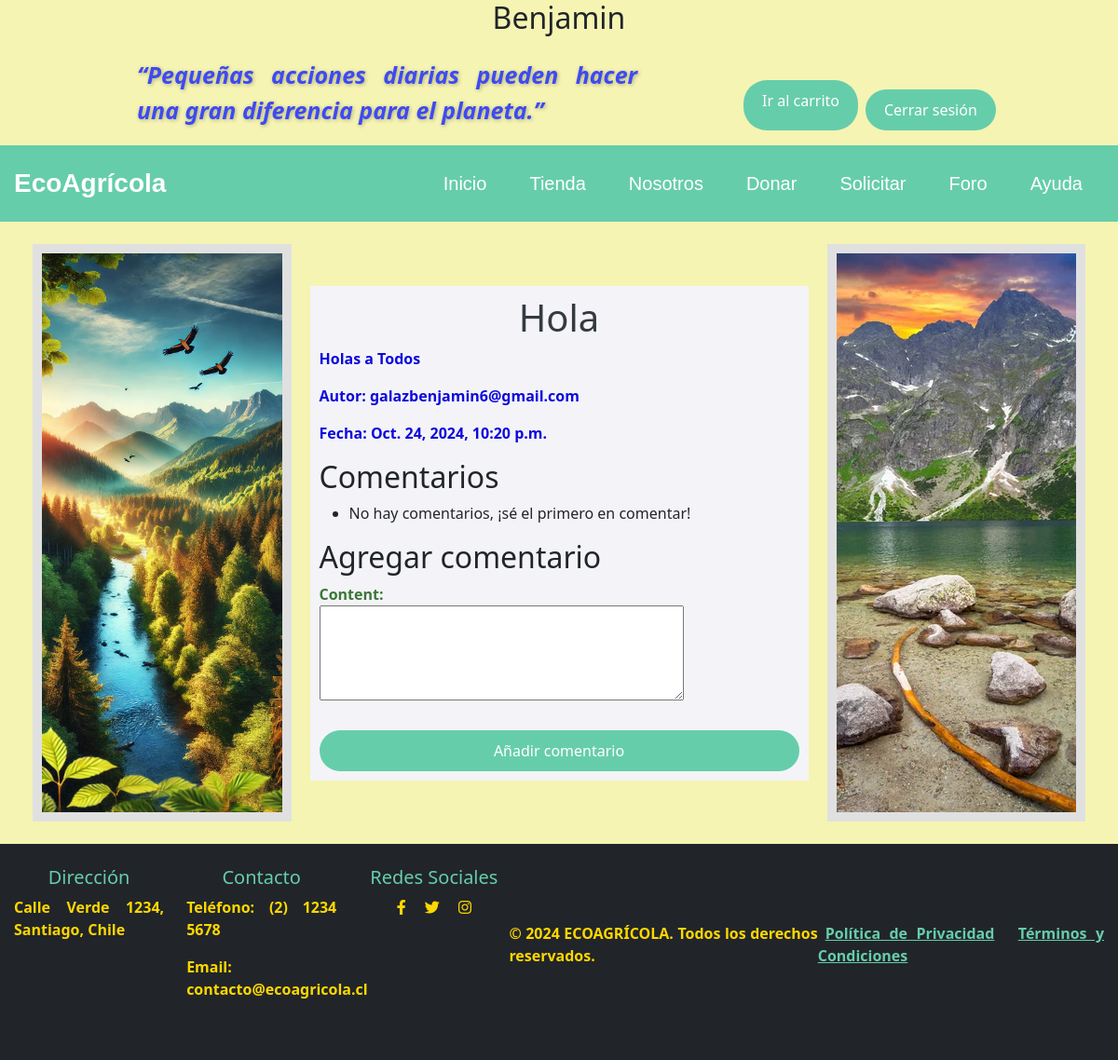
The page /foro/5/ (signed in) on the database as committed earlier.
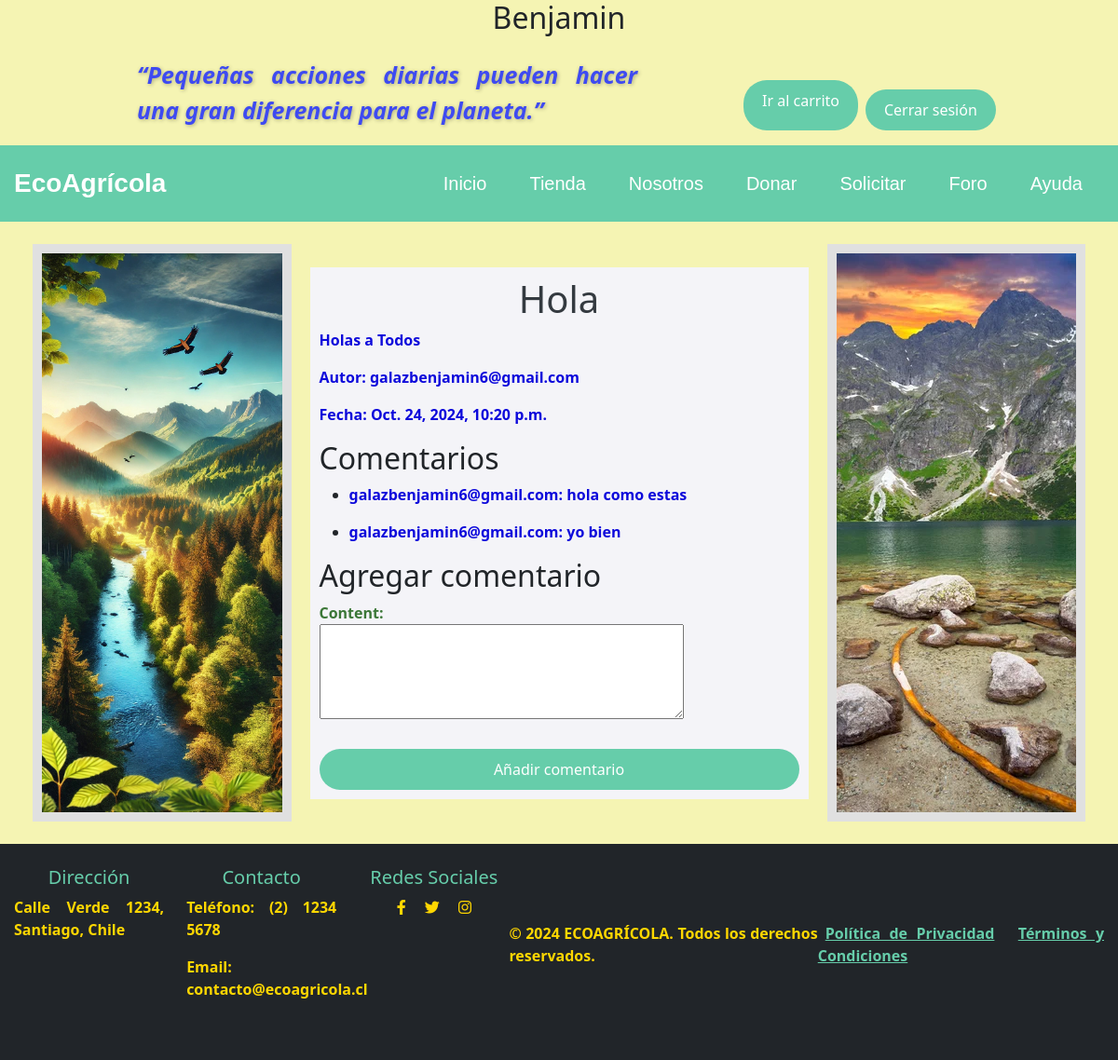
The same page on the database as committed later.
### core/models.py (models this page shows, shortened)
class Tema(models.Model):
    author= models.ForeignKey(User, on_delete=models.CASCADE)  # El campo autor debe existir
    titulo = models.CharField(max_length=200)
    content = models.TextField()
    fecha_creacion = models.DateTimeField(auto_now_add=True)

class Comment(models.Model):
    tema = models.ForeignKey(Tema, on_delete=models.CASCADE, related_name='comments')
    author = models.ForeignKey(User, on_delete=models.CASCADE)
    content = models.TextField()
    fecha_creacion = models.DateTimeField(auto_now_add=True)

### core/views.py (the view)
# urls.py: path('foro/<int:tema_id>/', tema_detail, name='tema_detail'),
@login_required(login_url='acceder')
def tema_detail(request, tema_id):
    tema = get_object_or_404(Tema, id=tema_id)
    comments = tema.comments.all()
    if request.method == 'POST':
        form = CommentForm(request.POST)
        if form.is_valid():
            comment = form.save(commit=False)
            comment.tema = tema
            comment.author = request.user
            comment.save()
            return redirect('tema_detail', tema_id=tema.id)
    else:
        form = CommentForm()
    return render(request, 'core/tema_detail.html', {
        'tema': tema,
        'comments': comments,
        'form': form,
    })

### core/forms.py
class CommentForm(forms.ModelForm):
    class Meta:
        model = Comment
        fields = ['content']
        widgets = {
            'content': forms.Textarea(attrs={'rows': 4}),
        }

### core/templates/core/tema_detail.html (shortened to what this page needs)
{% extends "core/base_generic.html" %}
{% block content %}
<!doctype html>
<html lang="en"></html>
    <head>
    </head>
    <body>
        <br>
        {% load static %}
        <div class="container">
            <div class="sidebar">
                <img src="{% static 'core/img/nature.jpg' %}" alt="Publicidad izquierda">
            </div>
            <div class="content">
                <h1>{{ tema.titulo }}</h1>
                <p>{{ tema.content }}</p>
                <p><strong>Autor:</strong> {{ tema.author }}</p>
                <p><strong>Fecha:</strong> {{ tema.fecha_creacion }}</p>
                <h2>Comentarios</h2>
                <ul>
                    {% for comment in comments %}
                        <li>
                            <p><strong>{{ comment.author }}:</strong> {{ comment.content }}</p>
                        </li>
                    {% empty %}
                        <li>No hay comentarios, ¡sé el primero en comentar!</li>
                    {% endfor %}
                </ul>
                <h2>Agregar comentario</h2>
                <form method="post">
                    {{ form.as_p }}
                    <button class="btn btn-custom" type="submit">Añadir comentario</button>
                </form>
            </div>
            <div class="sidebar">
                <img src="{% static 'core/img/publicidad.jpg' %}" alt="Publicidad derecha">
            </div>
        </div>
        <br>
    </body>
</html>
{% endblock %}

### core/templates/core/base_generic.html (shortened to what this page needs)
<!doctype html>
<html lang="en"></html>
    <head>
        {% load static %}
        <link href="https://cdn.jsdelivr.net/npm/bootstrap@5.3.3/dist/css/bootstrap.min.css" rel="stylesheet">
        <link rel="stylesheet" href="{% static 'core/css/style.css' %}">
    </head>
    <body>
        <h2 class="text-center">{{ request.session.nombre_usuario }}</h2>
        <div class="container my-3">
            <div class="row align-items-start" style="padding: 0 20px;">
                <div class="col-md-7 text-start">
                    <p class="text-education mb-0" style="font-size: 25px; font-weight: 600;">
                        “Pequeñas acciones diarias pueden hacer una gran diferencia para el planeta.”
                    </p>
                </div>
                <div class="col-md-4 d-flex justify-content-end mt-4">
                    {% if user.is_authenticated %}
                        <a class="btn btn-custom me-2" href="{% url 'morstrar_carrito' %}">Ir al carrito</a>
                        <form method="post" action="{% url 'logout' %}" onsubmit="return confirm('¿Estás seguro de que quieres cerrar sesión?');">
                            <button class="btn btn-custom" type="submit">Cerrar sesión</button>
                        </form>
                    {% else %}
                        <a class="btn btn-custom me-2" href="{% url 'acceder' %}">Iniciar Sesión</a>
                        <a class="btn btn-custom" href="{% url 'register' %}">Registrarse</a>
                    {% endif %}
                </div>
            </div>
        </div>
        <nav class="navbar navbar-expand-md ">
            <div class="container">
                <a href="{% url 'home' %}" class="navbar-brand">EcoAgrícola</a>
                <div class="collapse navbar-collapse justify-content-end" id="navbarNav">
                    <ul class="navbar-nav">
                        <li class="nav-item"><a href="{% url 'home' %}" class="nav-link">Inicio</a></li>
                        <li class="nav-item"><a href="{% url 'listar_productos' %}" class="nav-link">Tienda</a></li>
                        <li class="nav-item"><a href="#nosotros" class="nav-link">Nosotros</a></li>
                        <li class="nav-item"><a href="{% url 'donacion' %}" class="nav-link">Donar</a></li>
                        <li class="nav-item"><a href="{% url 'solicitudes' %}" class="nav-link">Solicitar</a></li>
                        <li class="nav-item"><a href="{% url 'foro' %}" class="nav-link">Foro</a></li>
                        <li class="nav-item"><a href="#footer" class="nav-link">Ayuda</a></li>
                    </ul>
                </div>
            </div>
        </nav>
        {% block content %}{% endblock %}
        <footer id="footer" class="bg-dark text-white text-center py-4">
            <div class="container">
                <div class="row mb-4">
                    <div class="col-12 col-md-4">
                        <h5 style="color: #66CDAA;">Dirección</h5>
                        <p style="color: #FFD700;">Calle Verde 1234, Santiago, Chile</p>
                    </div>
                    <div class="col-12 col-md-4">
                        <h5 style="color: #66CDAA;">Contacto</h5>
                        <p style="color: #FFD700;">Teléfono: (2) 1234 5678</p>
                        <p style="color: #FFD700;">Email: contacto@ecoagricola.cl</p>
                    </div>
                    <div class="col-12 col-md-4">
                        <h5 style="color: #66CDAA;">Redes Sociales</h5>
                        <a href="#" style="color: #FFD700;" class="mx-2"><i class="fab fa-facebook-f"></i></a>
                        <a href="#" style="color: #FFD700;" class="mx-2"><i class="fab fa-twitter"></i></a>
                        <a href="#" style="color: #FFD700;" class="mx-2"><i class="fab fa-instagram"></i></a>
                    </div>
                </div>
                <p style="color: #FFD700;">&copy; 2024 ECOAGRÍCOLA. Todos los derechos reservados.</p>
                <p>
                    <a href="#" style="color: #66CDAA;" class="mx-2">Política de Privacidad</a>
                    <a href="#" style="color: #66CDAA;" class="mx-2">Términos y Condiciones</a>
                </p>
            </div>
        </footer>
        <link rel="stylesheet" href="https://cdnjs.cloudflare.com/ajax/libs/font-awesome/6.0.0-beta3/css/all.min.css">
    </body>
</html>

### core/static/core/css/style.css (style rules this page uses)
html { scroll-behavior: smooth; }
body { background-color: #f5f4b3; height: 100%; margin: 0; padding: 0; display: flex; flex-direction: column; }
p { color: #0d09db; font-weight: bold; text-align: justify; }
.btn-custom { background-color: #66CDAA; border-color: #66CDAA; color: white; border: none; padding: 10px 20px; font-size: 16px; border-radius: 25px; transition: background-color 0.3s ease; }
.me-2 { margin-right: 10px; }
.text-education { font-style: italic; font-weight: 600; font-size: 20px; color: #3e4af1; margin-left: 112px; text-shadow: 1px 1px 4px rgba(0, 0, 0, 0.3); }
.navbar { background-color: #66CDAA; padding: 15px 0; font-family: Arial, sans-serif; }
.container { max-width: 1200px; margin: 0 auto; padding: 0 15px; display: flex; justify-content: space-between; align-items: center; }
.navbar-brand { font-size: 28px; color: white; text-decoration: none; font-weight: bold; }
.navbar-nav { list-style: none; padding: 0; margin: 0; display: flex; flex-direction: row; }
.nav-item { margin: 0 15px; }
.nav-link { font-size: 20px; color: white; text-decoration: none; transition: all 0.3s ease; padding: 10px 15px; border-radius: 5px; }
.details-box input[type="submit"], button { background-color: #2E8B57; color: white; padding: 10px 20px; border: none; cursor: pointer; }
label { font-weight: bold; display: block; font-weight: bold; color: #3b7737; }
input[type="submit"], button { background-color: #2E8B57; color: white; padding: 10px 20px; border: none; cursor: pointer; }
h1 { text-align: center; color: #343a40; }

### core/templates/core/tema_detail.html (style rules this page uses)
.sidebar, .content { padding: 10px; box-sizing: border-box; }
.sidebar { flex: 1; background-color: #e0e0e0; text-align: center; margin: 0 20px; }
.sidebar img { width: 100%; height: 600px; object-fit: cover; }
.content { flex: 2; overflow-y: auto; background-color: #f4f4f8; }
form { display: flex; flex-direction: column; }
button { padding: 10px 20px; border: none; border-radius: 5px; cursor: pointer; margin-top: 10px; }

Rows that differ between the two databases and show on the page:
added Comment: author "galazbenjamin6@gmail.com", content "hola como estas"
added Comment: author "galazbenjamin6@gmail.com", content "yo bien"
Other text that changed with them:
text no longer shown: "No hay comentarios, ¡sé el primero en comentar!"
